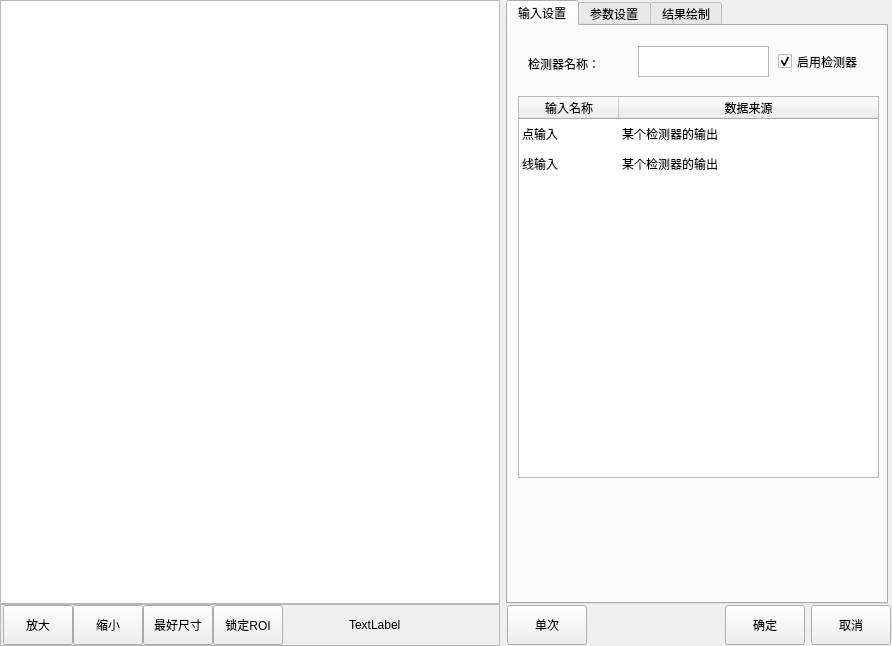
<?xml version="1.0" encoding="UTF-8"?>
<ui version="4.0">
 <class>CMvPointLineOffset</class>
 <widget class="QWidget" name="CMvPointLineOffset">
  <property name="geometry">
   <rect>
    <x>0</x>
    <y>0</y>
    <width>892</width>
    <height>646</height>
   </rect>
  </property>
  <property name="windowTitle">
   <string>点线偏移</string>
  </property>
  <layout class="QHBoxLayout" name="horizontalLayout_3">
   <property name="leftMargin">
    <number>0</number>
   </property>
   <property name="topMargin">
    <number>0</number>
   </property>
   <property name="rightMargin">
    <number>0</number>
   </property>
   <property name="bottomMargin">
    <number>0</number>
   </property>
   <item>
    <layout class="QVBoxLayout" name="verticalLayout">
     <property name="spacing">
      <number>0</number>
     </property>
     <item>
      <widget class="QGraphicsView" name="graphicsView_mainImage">
       <property name="minimumSize">
        <size>
         <width>500</width>
         <height>600</height>
        </size>
       </property>
      </widget>
     </item>
     <item>
      <widget class="QFrame" name="frame">
       <property name="minimumSize">
        <size>
         <width>0</width>
         <height>42</height>
        </size>
       </property>
       <property name="maximumSize">
        <size>
         <width>16777215</width>
         <height>42</height>
        </size>
       </property>
       <property name="frameShape">
        <enum>QFrame::StyledPanel</enum>
       </property>
       <property name="frameShadow">
        <enum>QFrame::Raised</enum>
       </property>
       <layout class="QHBoxLayout" name="horizontalLayout">
        <property name="spacing">
         <number>0</number>
        </property>
        <property name="leftMargin">
         <number>2</number>
        </property>
        <property name="topMargin">
         <number>0</number>
        </property>
        <property name="rightMargin">
         <number>0</number>
        </property>
        <property name="bottomMargin">
         <number>0</number>
        </property>
        <item>
         <widget class="QPushButton" name="pushButton_zoomIn">
          <property name="minimumSize">
           <size>
            <width>70</width>
            <height>40</height>
           </size>
          </property>
          <property name="maximumSize">
           <size>
            <width>70</width>
            <height>40</height>
           </size>
          </property>
          <property name="text">
           <string>放大</string>
          </property>
         </widget>
        </item>
        <item>
         <widget class="QPushButton" name="pushButton_zoomOut">
          <property name="minimumSize">
           <size>
            <width>70</width>
            <height>40</height>
           </size>
          </property>
          <property name="maximumSize">
           <size>
            <width>70</width>
            <height>40</height>
           </size>
          </property>
          <property name="text">
           <string>缩小</string>
          </property>
         </widget>
        </item>
        <item>
         <widget class="QPushButton" name="pushButton_zoomBest">
          <property name="minimumSize">
           <size>
            <width>70</width>
            <height>40</height>
           </size>
          </property>
          <property name="maximumSize">
           <size>
            <width>70</width>
            <height>40</height>
           </size>
          </property>
          <property name="text">
           <string>最好尺寸</string>
          </property>
         </widget>
        </item>
        <item>
         <widget class="QPushButton" name="pushButton_lockRoiMove">
          <property name="minimumSize">
           <size>
            <width>70</width>
            <height>40</height>
           </size>
          </property>
          <property name="maximumSize">
           <size>
            <width>70</width>
            <height>40</height>
           </size>
          </property>
          <property name="text">
           <string>锁定ROI</string>
          </property>
         </widget>
        </item>
        <item>
         <spacer name="horizontalSpacer">
          <property name="orientation">
           <enum>Qt::Horizontal</enum>
          </property>
          <property name="sizeHint" stdset="0">
           <size>
            <width>63</width>
            <height>20</height>
           </size>
          </property>
         </spacer>
        </item>
        <item>
         <widget class="QLabel" name="label_mousePos">
          <property name="minimumSize">
           <size>
            <width>150</width>
            <height>40</height>
           </size>
          </property>
          <property name="maximumSize">
           <size>
            <width>150</width>
            <height>40</height>
           </size>
          </property>
          <property name="text">
           <string>TextLabel</string>
          </property>
         </widget>
        </item>
       </layout>
      </widget>
     </item>
    </layout>
   </item>
   <item>
    <layout class="QVBoxLayout" name="verticalLayout_2">
     <property name="spacing">
      <number>0</number>
     </property>
     <item>
      <widget class="QTabWidget" name="tabWidget">
       <property name="minimumSize">
        <size>
         <width>382</width>
         <height>602</height>
        </size>
       </property>
       <property name="maximumSize">
        <size>
         <width>380</width>
         <height>16777215</height>
        </size>
       </property>
       <property name="currentIndex">
        <number>0</number>
       </property>
       <widget class="QWidget" name="tab">
        <attribute name="title">
         <string>输入设置</string>
        </attribute>
        <widget class="QTableWidget" name="tableWidget_input">
         <property name="geometry">
          <rect>
           <x>10</x>
           <y>70</y>
           <width>361</width>
           <height>382</height>
          </rect>
         </property>
         <property name="minimumSize">
          <size>
           <width>361</width>
           <height>382</height>
          </size>
         </property>
         <property name="maximumSize">
          <size>
           <width>361</width>
           <height>382</height>
          </size>
         </property>
         <property name="editTriggers">
          <set>QAbstractItemView::NoEditTriggers</set>
         </property>
         <property name="selectionMode">
          <enum>QAbstractItemView::SingleSelection</enum>
         </property>
         <property name="selectionBehavior">
          <enum>QAbstractItemView::SelectRows</enum>
         </property>
         <property name="showGrid">
          <bool>false</bool>
         </property>
         <attribute name="horizontalHeaderStretchLastSection">
          <bool>true</bool>
         </attribute>
         <attribute name="verticalHeaderVisible">
          <bool>false</bool>
         </attribute>
         <row>
          <property name="text">
           <string>1</string>
          </property>
         </row>
         <row>
          <property name="text">
           <string>2</string>
          </property>
         </row>
         <column>
          <property name="text">
           <string>输入名称</string>
          </property>
         </column>
         <column>
          <property name="text">
           <string>数据来源</string>
          </property>
         </column>
         <item row="0" column="0">
          <property name="text">
           <string>点输入</string>
          </property>
         </item>
         <item row="0" column="1">
          <property name="text">
           <string>某个检测器的输出</string>
          </property>
         </item>
         <item row="1" column="0">
          <property name="text">
           <string>线输入</string>
          </property>
         </item>
         <item row="1" column="1">
          <property name="text">
           <string>某个检测器的输出</string>
          </property>
         </item>
        </widget>
        <widget class="QLabel" name="label_funcName">
         <property name="geometry">
          <rect>
           <x>20</x>
           <y>30</y>
           <width>81</width>
           <height>16</height>
          </rect>
         </property>
         <property name="text">
          <string>检测器名称：</string>
         </property>
        </widget>
        <widget class="QCheckBox" name="checkBox_enableFunc">
         <property name="geometry">
          <rect>
           <x>270</x>
           <y>20</y>
           <width>101</width>
           <height>31</height>
          </rect>
         </property>
         <property name="minimumSize">
          <size>
           <width>101</width>
           <height>31</height>
          </size>
         </property>
         <property name="text">
          <string>启用检测器</string>
         </property>
         <property name="checked">
          <bool>true</bool>
         </property>
        </widget>
        <widget class="QPlainTextEdit" name="plainTextEdit_funcName">
         <property name="geometry">
          <rect>
           <x>130</x>
           <y>20</y>
           <width>131</width>
           <height>31</height>
          </rect>
         </property>
         <property name="minimumSize">
          <size>
           <width>131</width>
           <height>31</height>
          </size>
         </property>
         <property name="maximumSize">
          <size>
           <width>131</width>
           <height>31</height>
          </size>
         </property>
         <property name="overwriteMode">
          <bool>false</bool>
         </property>
        </widget>
       </widget>
       <widget class="QWidget" name="tab_2">
        <attribute name="title">
         <string>参数设置</string>
        </attribute>
        <widget class="QLabel" name="label_study">
         <property name="geometry">
          <rect>
           <x>10</x>
           <y>20</y>
           <width>111</width>
           <height>31</height>
          </rect>
         </property>
         <property name="text">
          <string>直线初始位置：</string>
         </property>
        </widget>
        <widget class="QPushButton" name="pushButton_study">
         <property name="geometry">
          <rect>
           <x>10</x>
           <y>50</y>
           <width>101</width>
           <height>31</height>
          </rect>
         </property>
         <property name="text">
          <string>学习当前值</string>
         </property>
        </widget>
        <widget class="QGroupBox" name="groupBox_initialStraightLine">
         <property name="enabled">
          <bool>false</bool>
         </property>
         <property name="geometry">
          <rect>
           <x>0</x>
           <y>340</y>
           <width>241</width>
           <height>221</height>
          </rect>
         </property>
         <property name="title">
          <string>直线初始位置</string>
         </property>
         <property name="checkable">
          <bool>false</bool>
         </property>
         <property name="checked">
          <bool>false</bool>
         </property>
         <widget class="QLabel" name="label_initialStraightLineY">
          <property name="geometry">
           <rect>
            <x>130</x>
            <y>10</y>
            <width>111</width>
            <height>31</height>
           </rect>
          </property>
          <property name="text">
           <string>直线起点Y：</string>
          </property>
         </widget>
         <widget class="QDoubleSpinBox" name="doubleSpinBox_initialStraightLineY">
          <property name="geometry">
           <rect>
            <x>130</x>
            <y>40</y>
            <width>101</width>
            <height>31</height>
           </rect>
          </property>
          <property name="maximum">
           <double>5000.000000000000000</double>
          </property>
         </widget>
         <widget class="QLabel" name="label_initialStraightLineX">
          <property name="geometry">
           <rect>
            <x>10</x>
            <y>10</y>
            <width>111</width>
            <height>31</height>
           </rect>
          </property>
          <property name="text">
           <string>直线起点X：</string>
          </property>
         </widget>
         <widget class="QDoubleSpinBox" name="doubleSpinBox_initialStraightLineX">
          <property name="geometry">
           <rect>
            <x>10</x>
            <y>40</y>
            <width>101</width>
            <height>31</height>
           </rect>
          </property>
          <property name="maximum">
           <double>5000.000000000000000</double>
          </property>
         </widget>
         <widget class="QLabel" name="label_initialStraightLine">
          <property name="geometry">
           <rect>
            <x>10</x>
            <y>150</y>
            <width>111</width>
            <height>31</height>
           </rect>
          </property>
          <property name="text">
           <string>直线初始位置：</string>
          </property>
         </widget>
         <widget class="QPushButton" name="pushButton_initialStraightLine">
          <property name="geometry">
           <rect>
            <x>10</x>
            <y>180</y>
            <width>101</width>
            <height>31</height>
           </rect>
          </property>
          <property name="text">
           <string>应用手动设置</string>
          </property>
         </widget>
         <widget class="QLabel" name="label_straightLineEndPointY">
          <property name="geometry">
           <rect>
            <x>130</x>
            <y>80</y>
            <width>111</width>
            <height>31</height>
           </rect>
          </property>
          <property name="text">
           <string>直线终点Y：</string>
          </property>
         </widget>
         <widget class="QLabel" name="label_straightLineEndPointX">
          <property name="geometry">
           <rect>
            <x>10</x>
            <y>80</y>
            <width>111</width>
            <height>31</height>
           </rect>
          </property>
          <property name="text">
           <string>直线终点X：</string>
          </property>
         </widget>
         <widget class="QDoubleSpinBox" name="doubleSpinBox_straightLineEndPointY">
          <property name="geometry">
           <rect>
            <x>130</x>
            <y>110</y>
            <width>101</width>
            <height>31</height>
           </rect>
          </property>
          <property name="maximum">
           <double>5000.000000000000000</double>
          </property>
         </widget>
         <widget class="QDoubleSpinBox" name="doubleSpinBox_straightLineEndPointX">
          <property name="geometry">
           <rect>
            <x>10</x>
            <y>110</y>
            <width>101</width>
            <height>31</height>
           </rect>
          </property>
          <property name="maximum">
           <double>5000.000000000000000</double>
          </property>
         </widget>
        </widget>
        <widget class="QCheckBox" name="checkBox_initialStraightLine">
         <property name="geometry">
          <rect>
           <x>260</x>
           <y>350</y>
           <width>101</width>
           <height>31</height>
          </rect>
         </property>
         <property name="text">
          <string>手动设置</string>
         </property>
        </widget>
        <widget class="QGroupBox" name="groupBox_initialPoint">
         <property name="enabled">
          <bool>false</bool>
         </property>
         <property name="geometry">
          <rect>
           <x>0</x>
           <y>170</y>
           <width>241</width>
           <height>151</height>
          </rect>
         </property>
         <property name="title">
          <string>初始点位置</string>
         </property>
         <property name="checkable">
          <bool>false</bool>
         </property>
         <property name="checked">
          <bool>false</bool>
         </property>
         <widget class="QLabel" name="label_initialStraightLineY_2">
          <property name="geometry">
           <rect>
            <x>130</x>
            <y>10</y>
            <width>111</width>
            <height>31</height>
           </rect>
          </property>
          <property name="text">
           <string>初始点Y：</string>
          </property>
         </widget>
         <widget class="QDoubleSpinBox" name="doubleSpinBox_initialPointY">
          <property name="geometry">
           <rect>
            <x>130</x>
            <y>40</y>
            <width>101</width>
            <height>31</height>
           </rect>
          </property>
          <property name="maximum">
           <double>5000.000000000000000</double>
          </property>
         </widget>
         <widget class="QLabel" name="label_initialStraightLineX_2">
          <property name="geometry">
           <rect>
            <x>10</x>
            <y>10</y>
            <width>111</width>
            <height>31</height>
           </rect>
          </property>
          <property name="text">
           <string>初始点X：</string>
          </property>
         </widget>
         <widget class="QDoubleSpinBox" name="doubleSpinBox_initialPointX">
          <property name="geometry">
           <rect>
            <x>10</x>
            <y>40</y>
            <width>101</width>
            <height>31</height>
           </rect>
          </property>
          <property name="maximum">
           <double>5000.000000000000000</double>
          </property>
         </widget>
         <widget class="QLabel" name="label_initialStraightLine_2">
          <property name="geometry">
           <rect>
            <x>10</x>
            <y>80</y>
            <width>111</width>
            <height>31</height>
           </rect>
          </property>
          <property name="text">
           <string>点初始位置</string>
          </property>
         </widget>
         <widget class="QPushButton" name="pushButton_initialPoint">
          <property name="geometry">
           <rect>
            <x>10</x>
            <y>110</y>
            <width>101</width>
            <height>31</height>
           </rect>
          </property>
          <property name="text">
           <string>应用手动设置</string>
          </property>
         </widget>
        </widget>
        <widget class="QCheckBox" name="checkBox_initialPoint">
         <property name="geometry">
          <rect>
           <x>260</x>
           <y>180</y>
           <width>101</width>
           <height>31</height>
          </rect>
         </property>
         <property name="text">
          <string>手动设置</string>
         </property>
        </widget>
        <widget class="QLabel" name="label_initialStraightLineY_3">
         <property name="geometry">
          <rect>
           <x>130</x>
           <y>90</y>
           <width>111</width>
           <height>31</height>
          </rect>
         </property>
         <property name="text">
          <string>初始点Y偏移：</string>
         </property>
        </widget>
        <widget class="QDoubleSpinBox" name="doubleSpinBox_initialOffsetX">
         <property name="geometry">
          <rect>
           <x>10</x>
           <y>120</y>
           <width>101</width>
           <height>31</height>
          </rect>
         </property>
         <property name="maximum">
          <double>99999999.000000000000000</double>
         </property>
        </widget>
        <widget class="QDoubleSpinBox" name="doubleSpinBox_initialOffsetY">
         <property name="geometry">
          <rect>
           <x>130</x>
           <y>120</y>
           <width>101</width>
           <height>31</height>
          </rect>
         </property>
         <property name="maximum">
          <double>99999999.000000000000000</double>
         </property>
        </widget>
        <widget class="QLabel" name="label_initialStraightLineX_3">
         <property name="geometry">
          <rect>
           <x>10</x>
           <y>90</y>
           <width>111</width>
           <height>31</height>
          </rect>
         </property>
         <property name="text">
          <string>初始点X偏移：</string>
         </property>
        </widget>
       </widget>
       <widget class="QWidget" name="tab_4">
        <attribute name="title">
         <string>结果绘制</string>
        </attribute>
        <widget class="QCheckBox" name="checkBox_valuTrig">
         <property name="geometry">
          <rect>
           <x>20</x>
           <y>20</y>
           <width>101</width>
           <height>31</height>
          </rect>
         </property>
         <property name="text">
          <string>启用绘制</string>
         </property>
         <property name="checked">
          <bool>true</bool>
         </property>
        </widget>
       </widget>
      </widget>
     </item>
     <item>
      <layout class="QHBoxLayout" name="horizontalLayout_2">
       <property name="leftMargin">
        <number>1</number>
       </property>
       <property name="topMargin">
        <number>1</number>
       </property>
       <property name="rightMargin">
        <number>1</number>
       </property>
       <property name="bottomMargin">
        <number>1</number>
       </property>
       <item>
        <widget class="QPushButton" name="pushButton_ones">
         <property name="minimumSize">
          <size>
           <width>80</width>
           <height>40</height>
          </size>
         </property>
         <property name="maximumSize">
          <size>
           <width>80</width>
           <height>40</height>
          </size>
         </property>
         <property name="text">
          <string>单次</string>
         </property>
        </widget>
       </item>
       <item>
        <spacer name="horizontalSpacer_2">
         <property name="orientation">
          <enum>Qt::Horizontal</enum>
         </property>
         <property name="sizeHint" stdset="0">
          <size>
           <width>40</width>
           <height>20</height>
          </size>
         </property>
        </spacer>
       </item>
       <item>
        <widget class="QPushButton" name="pushButton_affirm">
         <property name="minimumSize">
          <size>
           <width>80</width>
           <height>40</height>
          </size>
         </property>
         <property name="maximumSize">
          <size>
           <width>80</width>
           <height>40</height>
          </size>
         </property>
         <property name="text">
          <string>确定</string>
         </property>
        </widget>
       </item>
       <item>
        <widget class="QPushButton" name="pbPrev_cancel">
         <property name="minimumSize">
          <size>
           <width>80</width>
           <height>40</height>
          </size>
         </property>
         <property name="maximumSize">
          <size>
           <width>80</width>
           <height>40</height>
          </size>
         </property>
         <property name="text">
          <string>取消</string>
         </property>
        </widget>
       </item>
      </layout>
     </item>
    </layout>
   </item>
  </layout>
 </widget>
 <layoutdefault spacing="6" margin="11"/>
 <resources>
  <include location="CMvContourMatching.qrc"/>
 </resources>
 <connections/>
</ui>
